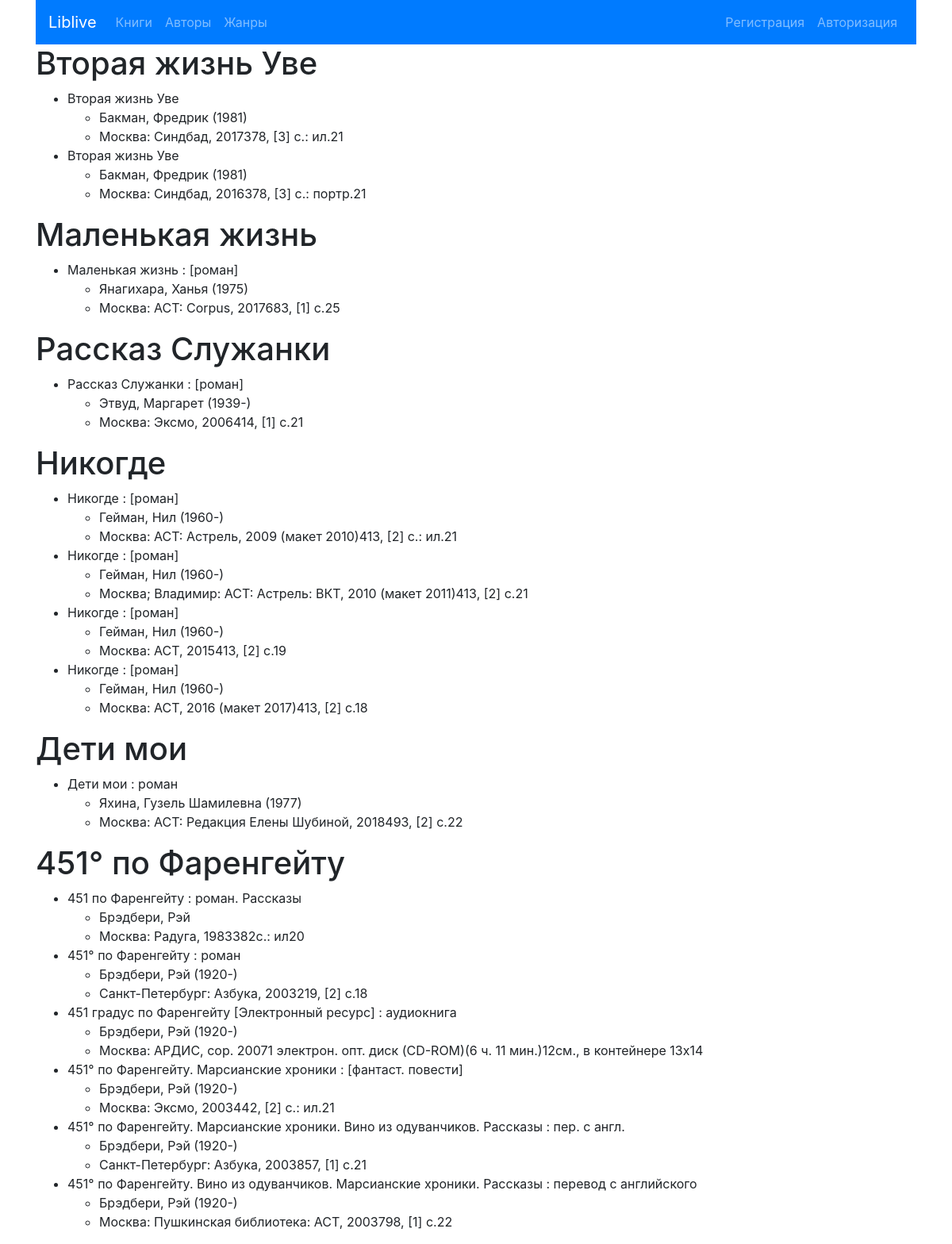
The app's page /lib/ with its own data.
### liv/models.py (models this page shows, shortened)
class BookFromLivelib(models.Model):
    link = models.CharField(max_length=200)
    title = models.CharField(max_length=200)
    author = models.ForeignKey(Author, on_delete=models.CASCADE)
    tags = models.ManyToManyField(Genre)
    cover = models.CharField(max_length=200)
    rating = models.FloatField()
    description = models.TextField()
    user = models.ForeignKey(User, on_delete=models.CASCADE)

class ActualBook(models.Model):
    author = models.CharField(max_length=200)
    title = models.CharField(max_length=200)
    notes = models.TextField()
    key = models.ForeignKey(BookFromLivelib, on_delete=models.CASCADE)
    user = models.ForeignKey(User, on_delete=models.CASCADE)

### liv/views.py (the view)
# urls.py: path('lib/', views.LibView.as_view(), name='libview'),
class LibView(generic.ListView):
    template_name = 'liv/lib.html'
    context_object_name = 'list_of_books'
    def get_queryset(self):
        return BookFromLivelib.objects.all()

### liv/templates/liv/lib.html
{% extends 'liv/base.html' %}
{% block content %}
    {% for book in list_of_books %}
        {% if book.actualbook_set.all %}
            <h1>{{ book.title}}</h1>
            <ul>
                {% for lib in book.actualbook_set.all %}
                    <li>{{ lib.title }}</li>
                    <ul>
                        <li>{{ lib.author }}</li>
                        <li>{{ lib.notes }}</li>
                    </ul>
                {% endfor %}
            </ul>
        {% endif %}
    {% endfor %}
{% endblock %}

### records on screen
BookFromLivelib: title "Вторая жизнь Уве"
ActualBook: title "Вторая жизнь Уве", author "Бакман, Фредрик (1981)", notes "Москва: Синдбад, 2017378, [3] с.: ил.21"
ActualBook: title "Вторая жизнь Уве", author "Бакман, Фредрик (1981)", notes "Москва: Синдбад, 2016378, [3] с.: портр.21"
BookFromLivelib: title "Маленькая жизнь"
ActualBook: title "Маленькая жизнь : [роман]", author "Янагихара, Ханья (1975)", notes "Москва: АСТ: Corpus, 2017683, [1] с.25"
BookFromLivelib: title "Рассказ Служанки"
ActualBook: title "Рассказ Служанки : [роман]", author "Этвуд, Маргарет (1939-)", notes "Москва: Эксмо, 2006414, [1] с.21"
BookFromLivelib: title "Никогде"
ActualBook: title "Никогде : [роман]", author "Гейман, Нил (1960-)", notes "Москва: ACT: Астрель, 2009 (макет 2010)413, [2] с.: ил.21"
ActualBook: title "Никогде : [роман]", author "Гейман, Нил (1960-)", notes "Москва; Владимир: ACT: Астрель: ВКТ, 2010 (макет 2011)413, [2] с.21"
ActualBook: title "Никогде : [роман]", author "Гейман, Нил (1960-)", notes "Москва: АСТ, 2015413, [2] с.19"
ActualBook: title "Никогде : [роман]", author "Гейман, Нил (1960-)", notes "Москва: АСТ, 2016 (макет 2017)413, [2] с.18"
BookFromLivelib: title "Дети мои"
ActualBook: title "Дети мои : роман", author "Яхина, Гузель Шамилевна (1977)", notes "Москва: АСТ: Редакция Елены Шубиной, 2018493, [2] с.22"
BookFromLivelib: title "451° по Фаренгейту"
ActualBook: title "451 по Фаренгейту : роман. Рассказы", author "Брэдбери, Рэй", notes "Москва: Радуга, 1983382с.: ил20"
ActualBook: title "451° по Фаренгейту : роман", author "Брэдбери, Рэй (1920-)", notes "Санкт-Петербург: Азбука, 2003219, [2] с.18"
ActualBook: title "451 градус по Фаренгейту [Электронный ресурс] : аудиокнига", author "Брэдбери, Рэй (1920-)", notes "Москва: АРДИС, сор. 20071 электрон. опт. диск (CD-ROM)(6 ч. 11 мин.)12см., в контейнере 13х14"
ActualBook: title "451° по Фаренгейту. Марсианские хроники : [фантаст. повести]", author "Брэдбери, Рэй (1920-)", notes "Москва: Эксмо, 2003442, [2] с.: ил.21"
ActualBook: title "451° по Фаренгейту. Марсианские хроники. Вино из одуванчиков. Рассказы : пер. с англ.", author "Брэдбери, Рэй (1920-)", notes "Санкт-Петербург: Азбука, 2003857, [1] с.21"
ActualBook: title "451° по Фаренгейту. Вино из одуванчиков. Марсианские хроники. Рассказы : перевод с английского", author "Брэдбери, Рэй (1920-)", notes "Москва: Пушкинская библиотека: АСТ, 2003798, [1] с.22"
